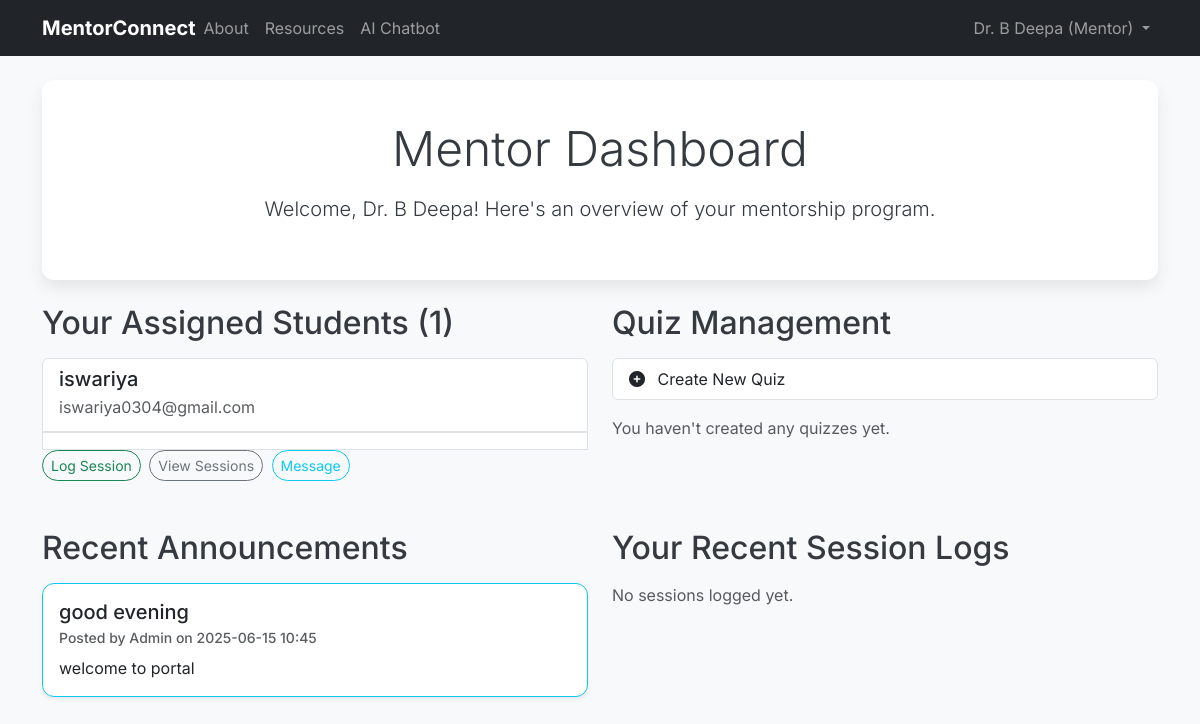
The app's page /mentor/dashboard (signed in) with its own data.
### app/models.py (models this page shows, shortened)
class User(db.Model, UserMixin):
    id = db.Column(db.Integer, primary_key=True)
    username = db.Column(db.String(20), unique=True, nullable=False)
    email = db.Column(db.String(120), unique=True, nullable=False)
    password = db.Column(db.String(60), nullable=False)
    role = db.Column(db.String(10), nullable=False, default='student') # 'admin', 'mentor', 'student'
    bio = db.Column(db.Text, nullable=True)
    expertise_areas = db.Column(db.String(200), nullable=True)
    contact_preference = db.Column(db.String(50), nullable=True)
    last_login = db.Column(db.DateTime, nullable=True) # For streak and heatmap
    last_activity = db.Column(db.DateTime, nullable=True) # For general activity tracking
    mentor_id = db.Column(db.Integer, db.ForeignKey('user.id'), nullable=True)
    students = db.relationship('User', foreign_keys=[mentor_id], backref=db.backref('assigned_mentor', remote_side=[id]), lazy='dynamic')
    sent_messages = db.relationship('Message', foreign_keys='Message.sender_id', backref='sender', lazy='dynamic')
    received_messages = db.relationship('Message', foreign_keys='Message.receiver_id', backref='receiver', lazy='dynamic')
    sessions_logged_as_mentor = db.relationship(
        'SessionLog',
        foreign_keys='SessionLog.mentor_id',
        backref='mentor_of_session',
        lazy='dynamic'
    )
    created_resources = db.relationship('Resource', backref='creator', lazy='dynamic')
    quizzes_created = db.relationship('Quiz', backref='creator', lazy='dynamic')
    resource_completions = db.relationship('StudentResourceCompletion', backref='student_user', lazy='dynamic')
    quiz_attempts = db.relationship('QuizAttempt', backref='student_user', lazy='dynamic')
    def is_admin(self):
        return self.role == 'admin'
    def is_mentor(self):
        return self.role == 'mentor'
    @hybrid_property
    def daily_activity_dates(self):
        login_dates = [self.last_login.date()] if self.last_login else []
        resource_dates = [rc.completed_at.date() for rc in self.resource_completions.all()]
        quiz_dates = [qa.attempt_date.date() for qa in self.quiz_attempts.all()]
        all_dates = sorted(list(set(login_dates + resource_dates + quiz_dates)))
        activity_counts = {}
        for d in all_dates:
            activity_counts[d.isoformat()] = activity_counts.get(d.isoformat(), 0) + 1 # Simple count, can be weighted
        return activity_counts

class Announcement(db.Model):
    id = db.Column(db.Integer, primary_key=True)
    title = db.Column(db.String(100), nullable=False)
    content = db.Column(db.Text, nullable=False)
    date_posted = db.Column(db.DateTime, nullable=False, default=datetime.utcnow)
    admin_id = db.Column(db.Integer, db.ForeignKey('user.id'), nullable=False)
    admin = db.relationship('User', backref='posted_announcements')

### app/routes.py (the view)
@main.route("/mentor/dashboard")
@role_required('mentor')
def mentor_dashboard():
    students = current_user.students.order_by(User.username).all()
    announcements = Announcement.query.order_by(Announcement.date_posted.desc()).limit(5).all()
    recent_sessions = current_user.sessions_logged_as_mentor.order_by(SessionLog.session_date.desc()).limit(5).all()
    my_quizzes = current_user.quizzes_created.order_by(Quiz.date_created.desc()).all()
    return render_template('mentor_dashboard.html', title='Mentor Dashboard',
                           students=students, announcements=announcements,
                           recent_sessions=recent_sessions, my_quizzes=my_quizzes)

### app/templates/mentor_dashboard.html
{% extends "base.html" %}
{% block content %}
    <div class="content-section text-center mb-4">
        <h1 class="display-5 mb-3">Mentor Dashboard</h1>
        <p class="lead">Welcome, {{ current_user.username }}! Here's an overview of your mentorship program.</p>
    </div>
    <div class="row">
        <div class="col-md-6 mb-4">
            <h2 class="mb-3">Your Assigned Students ({{ students | length }})</h2>
            {% if not students %}
                <p class="text-muted">You currently have no students assigned to you. The admin can assign students from the user management panel.</p>
            {% else %}
                <div class="list-group">
                    {% for student in students %}
                        <a href="{{ url_for('main.user_profile', username=student.username) }}" class="list-group-item list-group-item-action d-flex justify-content-between align-items-center">
                            <div>
                                <h5 class="mb-1">{{ student.username }}</h5>
                                <p class="mb-1 text-muted">{{ student.email }}</p>
                            </div>
                            <div>
                                <a href="{{ url_for('main.log_session', student_id=student.id) }}" class="btn btn-sm btn-outline-success rounded-pill me-1">Log Session</a>
                                <a href="{{ url_for('main.student_sessions', student_id=student.id) }}" class="btn btn-sm btn-outline-secondary rounded-pill me-1">View Sessions</a>
                                <a href="{{ url_for('main.messages', other_user_id=student.id) }}" class="btn btn-sm btn-outline-info rounded-pill">Message</a>
                            </div>
                        </a>
                    {% endfor %}
                </div>
            {% endif %}
        </div>
        <div class="col-md-6 mb-4">
            <h2 class="mb-3">Quiz Management</h2>
            <div class="list-group mb-3">
                <a href="{{ url_for('main.create_quiz') }}" class="list-group-item list-group-item-action">
                    <i class="fas fa-plus-circle me-2"></i> Create New Quiz
                </a>
            </div>
            {% if my_quizzes %}
                <h5>Your Created Quizzes ({{ my_quizzes | length }})</h5>
                <div class="list-group">
                    {% for quiz in my_quizzes %}
                        <div class="list-group-item d-flex justify-content-between align-items-center">
                            <div>
                                <h5 class="mb-1">{{ quiz.title }}</h5>
                                <small class="text-muted">Created on {{ quiz.date_created.strftime('%Y-%m-%d') }}</small>
                            </div>
                            <div>
                                <a href="{{ url_for('main.edit_quiz', quiz_id=quiz.id) }}" class="btn btn-sm btn-outline-primary rounded-pill me-1">Edit</a>
                                <a href="{{ url_for('main.quiz_results', quiz_id=quiz.id) }}" class="btn btn-sm btn-outline-success rounded-pill me-1">Results</a>
                                <form action="{{ url_for('main.delete_quiz', quiz_id=quiz.id) }}" method="POST" onsubmit="return confirm('Are you sure you want to delete this quiz? This will delete all associated questions and attempts.');" class="d-inline">
                                    <button type="submit" class="btn btn-sm btn-outline-danger rounded-pill">Delete</button>
                                </form>
                            </div>
                        </div>
                    {% endfor %}
                </div>
            {% else %}
                <p class="text-muted">You haven't created any quizzes yet.</p>
            {% endif %}
        </div>
    </div>
    <div class="row mt-4">
        <div class="col-md-6 mb-4">
            <h2 class="mb-3">Recent Announcements</h2>
            {% if announcements %}
                {% for announcement in announcements %}
                    <div class="card mb-3 shadow-sm border-info">
                        <div class="card-body">
                            <h5 class="card-title">{{ announcement.title }}</h5>
                            <h6 class="card-subtitle mb-2 text-muted">
                                <small>Posted by {{ announcement.admin.username }} on {{ announcement.date_posted.strftime('%Y-%m-%d %H:%M') }}</small>
                            </h6>
                            <p class="card-text">{{ announcement.content | truncate(150) }}</p>
                        </div>
                    </div>
                {% endfor %}
            {% else %}
                <p class="text-muted">No recent announcements.</p>
            {% endif %}
        </div>
        <div class="col-md-6 mb-4">
            <h2 class="mb-3">Your Recent Session Logs</h2>
            {% if recent_sessions %}
                {% for session in recent_sessions %}
                    <div class="card mb-3 shadow-sm border-success">
                        <div class="card-body">
                            <h5 class="card-title">Session with {{ session.student.username }}</h5>
                            <p class="card-text mb-1">Date: {{ session.session_date.strftime('%Y-%m-%d %H:%M') }} | Duration: {{ session.duration_minutes }} mins</p>
                            <p class="card-text mb-1">Topics: {{ session.topics_discussed | truncate(100) }}</p>
                            <p class="card-text">Notes: {{ session.progress_notes | default("No notes.", true) | truncate(100) }}</p>
                            <a href="{{ url_for('main.student_sessions', student_id=session.student.id) }}" class="btn btn-sm btn-outline-primary rounded-pill mt-2">View Full History</a>
                        </div>
                    </div>
                {% endfor %}
            {% else %}
                <p class="text-muted">No sessions logged yet.</p>
            {% endif %}
        </div>
    </div>
{% endblock content %}

### app/templates/base.html (shortened to what this page needs)
<!DOCTYPE html>
<html lang="en">
<head>
    <link href="https://cdn.jsdelivr.net/npm/bootstrap@5.3.0/dist/css/bootstrap.min.css" rel="stylesheet">
    <link rel="stylesheet" href="https://cdnjs.cloudflare.com/ajax/libs/font-awesome/6.0.0-beta3/css/all.min.css">
    <link rel="stylesheet" href="{{ url_for('static', filename='css/style.css') }}">
</head>
<body>
    <header class="site-header mb-4">
        <nav class="navbar navbar-expand-lg navbar-dark bg-dark">
            <div class="container">
                <a class="navbar-brand me-auto" href="{{ url_for('main.home') }}">MentorConnect</a>
                <div class="collapse navbar-collapse" id="navbarNav">
                    <ul class="navbar-nav me-auto">
                        <li class="nav-item">
                            <a class="nav-link" href="{{ url_for('main.about') }}">About</a>
                        </li>
                        <li class="nav-item">
                            <a class="nav-link" href="{{ url_for('main.view_resources') }}">Resources</a>
                        </li>
                        <li class="nav-item">
                            <a class="nav-link" href="{{ url_for('main.chatbot_page') }}">AI Chatbot</a>
                        </li>
                    </ul>
                    <ul class="navbar-nav">
                        {% if current_user.is_authenticated %}
                            <li class="nav-item dropdown">
                                <a class="nav-link dropdown-toggle" href="#" id="navbarDropdown" role="button" data-bs-toggle="dropdown" aria-expanded="false">
                                    {{ current_user.username }} ({{ current_user.role | capitalize }})
                                </a>
                            </li>
                        {% endif %}
                    </ul>
                </div>
            </div>
        </nav>
    </header>
    <main role="main" class="container">
        {% block content %}{% endblock %}
    </main>
</body>
</html>

### app/static/css/style.css (style rules this page uses)
body { font-family: 'Inter', sans-serif; background-color: #f8f9fa; color: #343a40; }
.site-header { margin-bottom: 2rem; }
.navbar-brand { font-weight: 700; }
.content-section { background: #ffffff; padding: 2.5rem; border-radius: 0.75rem; margin-bottom: 2rem; box-shadow: 0 0.5rem 1rem rgba(0, 0, 0, 0.08); }
.form-control, .form-select, .btn { border-radius: 0.5rem; }
.card { border-radius: 0.75rem; overflow: hidden; }

### records on screen
User: username "Dr. B Deepa", role "Mentor"
User: username "iswariya", email "iswariya0304@gmail.com"
Announcement: title "good evening", admin.username "Admin", date_posted "2025-06-15 10:45", content "welcome to portal"

### other values on screen
{{ students | length }} "1"
